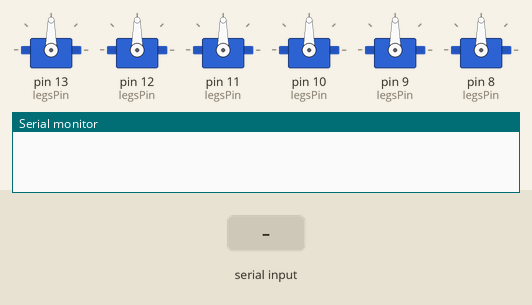
Recording of a sketch running on a simulated Arduino Uno, built with avr-gcc and run on an emulated ATmega328P. Parts: 6 × servo, the last lines printed to the serial monitor. The test bench sets the inputs (shaded band).

Above: at 1.2 s.
1.3 s: ":\n" received over Serial
At 2.1 s:
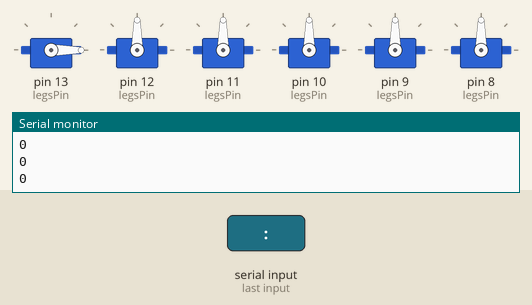
2.8 s: "90:45:200\n" received over Serial
Timing chart, 0 to 5.8 s (numbered marks = the images above; inputs shaded):
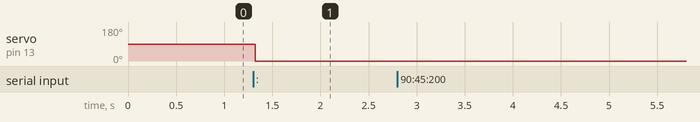

Measured:
- after the input at 1.3 s, servo on pin 13 (legsPin): 90° → 0° at once

The sketch:

EON_test_leg.ino
```cpp
#include <Servo.h>

#define NB_LEG    2 //6
#define NB_ART    3

Servo legs[NB_LEG][NB_ART];

const byte legsPin[NB_LEG][NB_ART] = {{13,12,11},
                                      {10,9,8}};

void setup() {
  // put your setup code here, to run once:
  for(int j=0; j<NB_LEG; j++){
    for(int i=0; i<NB_ART; i++){
      legs[j][i].attach(legsPin[j][i]);
      //legs[j][i].write(90);
    }
  }

  Serial.begin(9600);
}

void loop() {
  String content = "";
  char character;

  while(Serial.available()) {
       character = Serial.read();
       content.concat(character);
       delay(10);
  }

  if (content != "") {
       Serial.print(content);
       int leg = content.substring(0, content.indexOf(":")).toInt();
       int art = content.substring(content.indexOf(":")+1, content.lastIndexOf(":")).toInt();
       int angle = content.substring(content.lastIndexOf(":")+1, content.lastIndexOf("\n")).toInt();
       legs[leg][art].write(angle);

       Serial.println(leg);
       Serial.println(art);
       Serial.println(angle);
       Serial.println();
  }
}
```
